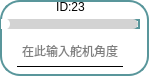
       <widget class="QFrame" name="frame_17">
        <property name="enabled">
         <bool>true</bool>
        </property>
        <property name="layoutDirection">
         <enum>Qt::RightToLeft</enum>
        </property>
        <property name="styleSheet">
         <string notr="true">* {
  background: white; /* 背景改为白色 */
  border: 2px solid #59969b; /* 使用与滑块一致的颜色 */
  border-radius: 20px;
}

</string>
        </property>
        <property name="frameShape">
         <enum>QFrame::StyledPanel</enum>
        </property>
        <property name="frameShadow">
         <enum>QFrame::Raised</enum>
        </property>
        <widget class="QLineEdit" name="lineEdit_servo23">
         <property name="enabled">
          <bool>true</bool>
         </property>
         <property name="geometry">
          <rect>
           <x>17</x>
           <y>36</y>
           <width>106</width>
           <height>31</height>
          </rect>
         </property>
         <property name="maximumSize">
          <size>
           <width>120</width>
           <height>16777215</height>
          </size>
         </property>
         <property name="layoutDirection">
          <enum>Qt::LeftToRight</enum>
         </property>
         <property name="styleSheet">
          <string notr="true">QLineEdit {
            border-top: none;
            border-left: none;
            border-right: none;
            border-bottom: 1px solid black;
            background-color: transparent;
        }
        
        QLineEdit:focus {
            border-bottom: 1px solid #2a70f4;
        }</string>
         </property>
         <property name="alignment">
          <set>Qt::AlignCenter</set>
         </property>
         <property name="placeholderText">
          <string>在此输入舵机角度</string>
         </property>
        </widget>
        <widget class="QSlider" name="Slider_Servo23">
         <property name="geometry">
          <rect>
           <x>1</x>
           <y>19</y>
           <width>139</width>
           <height>10</height>
          </rect>
         </property>
         <property name="maximumSize">
          <size>
           <width>16777215</width>
           <height>10</height>
          </size>
         </property>
         <property name="layoutDirection">
          <enum>Qt::LeftToRight</enum>
         </property>
         <property name="styleSheet">
          <string notr="true">QSlider::groove:horizontal {
    border: none;
    height: 10px;
    background-color: lightgray;
    border-radius: 5px;
}

QSlider::handle:horizontal {
    width: 12px; /* 增大滑块的宽度 */
    margin: -1px 0px -1px -5px;
    border-radius: 6px; /* 也可以调整圆角半径以匹配滑块的大小 */
    background-color: white;
}

QSlider::sub-page:horizontal {
    background-color: qlineargradient(x1:0, y1:0, x2:1, y2:1, stop:0 #59969b, stop:1 #04e7fa);
    border-radius: 5px;
}
</string>
         </property>
         <property name="minimum">
          <number>0</number>
         </property>
         <property name="maximum">
          <number>240</number>
         </property>
         <property name="orientation">
          <enum>Qt::Horizontal</enum>
         </property>
         <property name="invertedAppearance">
          <bool>false</bool>
         </property>
         <property name="tickPosition">
          <enum>QSlider::NoTicks</enum>
         </property>
         <property name="tickInterval">
          <number>1</number>
         </property>
        </widget>
        <widget class="QLabel" name="label_id23">
         <property name="geometry">
          <rect>
           <x>1</x>
           <y>2</y>
           <width>139</width>
           <height>10</height>
          </rect>
         </property>
         <property name="minimumSize">
          <size>
           <width>0</width>
           <height>10</height>
          </size>
         </property>
         <property name="maximumSize">
          <size>
           <width>16777215</width>
           <height>10</height>
          </size>
         </property>
         <property name="styleSheet">
          <string notr="true">QLabel{border: none; /* 去掉控件的边框 */}
QLabel{background: none; /* 去掉控件的边框 */}</string>
         </property>
         <property name="text">
          <string>ID:23</string>
         </property>
         <property name="alignment">
          <set>Qt::AlignCenter</set>
         </property>
        </widget>
       </widget>
